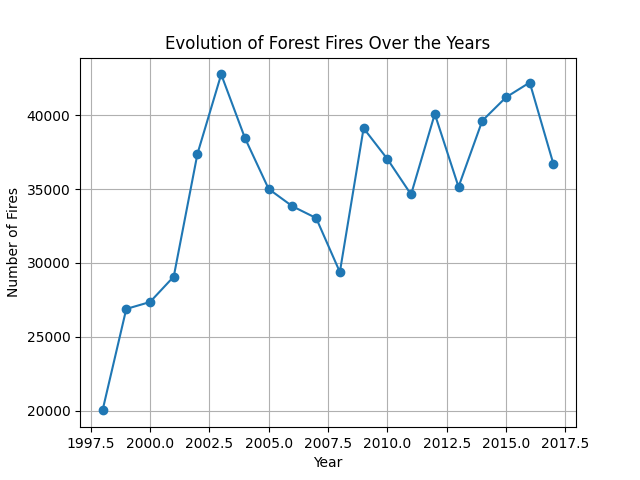

The script that drew this image:
import pandas as pd
import matplotlib.pyplot as plt

# Read the Excel file
df = pd.read_excel('amazon.xlsx')

# Access the data using the correct column names
years = df['year']
states = df['state']
months = df['month']
fires = df['number']

# Group the data by year and calculate the total fires per year
yearly_fires = df.groupby('year')['number'].sum()

# Plot the evolution of fires over the years
plt.plot(yearly_fires.index, yearly_fires.values, marker='o')
plt.xlabel('Year')
plt.ylabel('Number of Fires')
plt.title('Evolution of Forest Fires Over the Years')
plt.grid(True)
plt.show()
